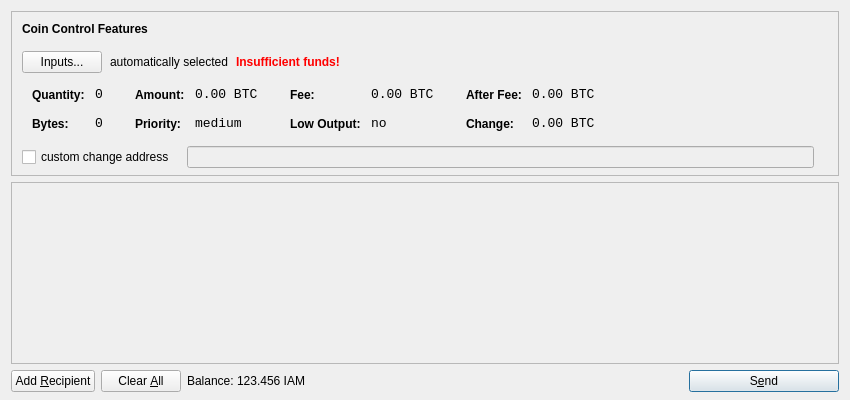
<?xml version="1.0" encoding="UTF-8"?>
<ui version="4.0">
 <class>SendCoinsDialog</class>
 <widget class="QDialog" name="SendCoinsDialog">
  <property name="geometry">
   <rect>
    <x>0</x>
    <y>0</y>
    <width>850</width>
    <height>400</height>
   </rect>
  </property>
  <property name="windowTitle">
   <string>Send Coins</string>
  </property>
  <layout class="QVBoxLayout" name="verticalLayout" stretch="0,1,0">
   <property name="bottomMargin">
    <number>8</number>
   </property>
   <item>
    <widget class="QFrame" name="frameCoinControl">
     <property name="sizePolicy">
      <sizepolicy hsizetype="Expanding" vsizetype="Expanding">
       <horstretch>0</horstretch>
       <verstretch>0</verstretch>
      </sizepolicy>
     </property>
     <property name="maximumSize">
      <size>
       <width>16777215</width>
       <height>16777215</height>
      </size>
     </property>
     <property name="frameShape">
      <enum>QFrame::StyledPanel</enum>
     </property>
     <property name="frameShadow">
      <enum>QFrame::Sunken</enum>
     </property>
     <layout class="QVBoxLayout" name="verticalLayoutCoinControl2">
      <property name="spacing">
       <number>-1</number>
      </property>
      <property name="leftMargin">
       <number>0</number>
      </property>
      <property name="topMargin">
       <number>0</number>
      </property>
      <property name="rightMargin">
       <number>0</number>
      </property>
      <property name="bottomMargin">
       <number>6</number>
      </property>
      <item>
       <layout class="QVBoxLayout" name="verticalLayoutCoinControl" stretch="0,0,0,0,1">
        <property name="spacing">
         <number>0</number>
        </property>
        <property name="leftMargin">
         <number>10</number>
        </property>
        <property name="topMargin">
         <number>10</number>
        </property>
        <item>
         <layout class="QHBoxLayout" name="horizontalLayoutCoinControl1">
          <property name="bottomMargin">
           <number>15</number>
          </property>
          <item>
           <widget class="QLabel" name="labelCoinControlFeatures">
            <property name="sizePolicy">
             <sizepolicy hsizetype="Preferred" vsizetype="Maximum">
              <horstretch>0</horstretch>
              <verstretch>0</verstretch>
             </sizepolicy>
            </property>
            <property name="font">
             <font>
              <weight>75</weight>
              <bold>true</bold>
             </font>
            </property>
            <property name="styleSheet">
             <string notr="true">font-weight:bold;</string>
            </property>
            <property name="text">
             <string>Coin Control Features</string>
            </property>
           </widget>
          </item>
         </layout>
        </item>
        <item>
         <layout class="QHBoxLayout" name="horizontalLayoutCoinControl2" stretch="0,0,0,0">
          <property name="spacing">
           <number>8</number>
          </property>
          <property name="bottomMargin">
           <number>10</number>
          </property>
          <item>
           <widget class="QPushButton" name="pushButtonCoinControl">
            <property name="styleSheet">
             <string notr="true"/>
            </property>
            <property name="text">
             <string>Inputs...</string>
            </property>
           </widget>
          </item>
          <item>
           <widget class="QLabel" name="labelCoinControlAutomaticallySelected">
            <property name="text">
             <string>automatically selected</string>
            </property>
            <property name="margin">
             <number>5</number>
            </property>
           </widget>
          </item>
          <item>
           <widget class="QLabel" name="labelCoinControlInsuffFunds">
            <property name="font">
             <font>
              <weight>75</weight>
              <bold>true</bold>
             </font>
            </property>
            <property name="styleSheet">
             <string notr="true">color:red;font-weight:bold;</string>
            </property>
            <property name="text">
             <string>Insufficient funds!</string>
            </property>
            <property name="margin">
             <number>5</number>
            </property>
           </widget>
          </item>
          <item>
           <spacer name="horizontalSpacerCoinControl">
            <property name="orientation">
             <enum>Qt::Horizontal</enum>
            </property>
            <property name="sizeHint" stdset="0">
             <size>
              <width>40</width>
              <height>1</height>
             </size>
            </property>
           </spacer>
          </item>
         </layout>
        </item>
        <item>
         <widget class="QWidget" name="widgetCoinControl" native="true">
          <property name="sizePolicy">
           <sizepolicy hsizetype="Preferred" vsizetype="Preferred">
            <horstretch>0</horstretch>
            <verstretch>0</verstretch>
           </sizepolicy>
          </property>
          <property name="minimumSize">
           <size>
            <width>0</width>
            <height>0</height>
           </size>
          </property>
          <property name="styleSheet">
           <string notr="true"/>
          </property>
          <layout class="QHBoxLayout" name="horizontalLayoutCoinControl5">
           <property name="margin">
            <number>0</number>
           </property>
           <item>
            <layout class="QHBoxLayout" name="horizontalLayoutCoinControl3" stretch="0,0,0,1">
             <property name="spacing">
              <number>20</number>
             </property>
             <property name="topMargin">
              <number>0</number>
             </property>
             <property name="bottomMargin">
              <number>10</number>
             </property>
             <item>
              <layout class="QFormLayout" name="formLayoutCoinControl1">
               <property name="horizontalSpacing">
                <number>10</number>
               </property>
               <property name="verticalSpacing">
                <number>14</number>
               </property>
               <property name="leftMargin">
                <number>10</number>
               </property>
               <property name="topMargin">
                <number>4</number>
               </property>
               <property name="rightMargin">
                <number>6</number>
               </property>
               <item row="0" column="0">
                <widget class="QLabel" name="labelCoinControlQuantityText">
                 <property name="styleSheet">
                  <string notr="true">font-weight:bold;</string>
                 </property>
                 <property name="text">
                  <string>Quantity:</string>
                 </property>
                 <property name="margin">
                  <number>0</number>
                 </property>
                </widget>
               </item>
               <item row="0" column="1">
                <widget class="QLabel" name="labelCoinControlQuantity">
                 <property name="font">
                  <font>
                   <family>Monospace</family>
                   <pointsize>10</pointsize>
                  </font>
                 </property>
                 <property name="cursor">
                  <cursorShape>IBeamCursor</cursorShape>
                 </property>
                 <property name="contextMenuPolicy">
                  <enum>Qt::ActionsContextMenu</enum>
                 </property>
                 <property name="text">
                  <string notr="true">0</string>
                 </property>
                 <property name="margin">
                  <number>0</number>
                 </property>
                 <property name="textInteractionFlags">
                  <set>Qt::LinksAccessibleByMouse|Qt::TextSelectableByKeyboard|Qt::TextSelectableByMouse</set>
                 </property>
                </widget>
               </item>
               <item row="1" column="0">
                <widget class="QLabel" name="labelCoinControlBytesText">
                 <property name="styleSheet">
                  <string notr="true">font-weight:bold;</string>
                 </property>
                 <property name="text">
                  <string>Bytes:</string>
                 </property>
                </widget>
               </item>
               <item row="1" column="1">
                <widget class="QLabel" name="labelCoinControlBytes">
                 <property name="font">
                  <font>
                   <family>Monospace</family>
                   <pointsize>10</pointsize>
                  </font>
                 </property>
                 <property name="cursor">
                  <cursorShape>IBeamCursor</cursorShape>
                 </property>
                 <property name="contextMenuPolicy">
                  <enum>Qt::ActionsContextMenu</enum>
                 </property>
                 <property name="text">
                  <string notr="true">0</string>
                 </property>
                 <property name="textInteractionFlags">
                  <set>Qt::LinksAccessibleByMouse|Qt::TextSelectableByKeyboard|Qt::TextSelectableByMouse</set>
                 </property>
                </widget>
               </item>
              </layout>
             </item>
             <item>
              <layout class="QFormLayout" name="formLayoutCoinControl2">
               <property name="horizontalSpacing">
                <number>10</number>
               </property>
               <property name="verticalSpacing">
                <number>14</number>
               </property>
               <property name="leftMargin">
                <number>6</number>
               </property>
               <property name="topMargin">
                <number>4</number>
               </property>
               <property name="rightMargin">
                <number>6</number>
               </property>
               <item row="0" column="0">
                <widget class="QLabel" name="labelCoinControlAmountText">
                 <property name="styleSheet">
                  <string notr="true">font-weight:bold;</string>
                 </property>
                 <property name="text">
                  <string>Amount:</string>
                 </property>
                 <property name="margin">
                  <number>0</number>
                 </property>
                </widget>
               </item>
               <item row="0" column="1">
                <widget class="QLabel" name="labelCoinControlAmount">
                 <property name="font">
                  <font>
                   <family>Monospace</family>
                   <pointsize>10</pointsize>
                  </font>
                 </property>
                 <property name="cursor">
                  <cursorShape>IBeamCursor</cursorShape>
                 </property>
                 <property name="contextMenuPolicy">
                  <enum>Qt::ActionsContextMenu</enum>
                 </property>
                 <property name="text">
                  <string notr="true">0.00 BTC</string>
                 </property>
                 <property name="textInteractionFlags">
                  <set>Qt::LinksAccessibleByMouse|Qt::TextSelectableByKeyboard|Qt::TextSelectableByMouse</set>
                 </property>
                </widget>
               </item>
               <item row="1" column="0">
                <widget class="QLabel" name="labelCoinControlPriorityText">
                 <property name="styleSheet">
                  <string notr="true">font-weight:bold;</string>
                 </property>
                 <property name="text">
                  <string>Priority:</string>
                 </property>
                </widget>
               </item>
               <item row="1" column="1">
                <widget class="QLabel" name="labelCoinControlPriority">
                 <property name="font">
                  <font>
                   <family>Monospace</family>
                   <pointsize>10</pointsize>
                  </font>
                 </property>
                 <property name="cursor">
                  <cursorShape>IBeamCursor</cursorShape>
                 </property>
                 <property name="contextMenuPolicy">
                  <enum>Qt::ActionsContextMenu</enum>
                 </property>
                 <property name="text">
                  <string>medium</string>
                 </property>
                 <property name="textInteractionFlags">
                  <set>Qt::LinksAccessibleByMouse|Qt::TextSelectableByKeyboard|Qt::TextSelectableByMouse</set>
                 </property>
                </widget>
               </item>
              </layout>
             </item>
             <item>
              <layout class="QFormLayout" name="formLayoutCoinControl3">
               <property name="horizontalSpacing">
                <number>10</number>
               </property>
               <property name="verticalSpacing">
                <number>14</number>
               </property>
               <property name="leftMargin">
                <number>6</number>
               </property>
               <property name="topMargin">
                <number>4</number>
               </property>
               <property name="rightMargin">
                <number>6</number>
               </property>
               <item row="0" column="0">
                <widget class="QLabel" name="labelCoinControlFeeText">
                 <property name="styleSheet">
                  <string notr="true">font-weight:bold;</string>
                 </property>
                 <property name="text">
                  <string>Fee:</string>
                 </property>
                 <property name="margin">
                  <number>0</number>
                 </property>
                </widget>
               </item>
               <item row="0" column="1">
                <widget class="QLabel" name="labelCoinControlFee">
                 <property name="font">
                  <font>
                   <family>Monospace</family>
                   <pointsize>10</pointsize>
                  </font>
                 </property>
                 <property name="cursor">
                  <cursorShape>IBeamCursor</cursorShape>
                 </property>
                 <property name="contextMenuPolicy">
                  <enum>Qt::ActionsContextMenu</enum>
                 </property>
                 <property name="text">
                  <string notr="true">0.00 BTC</string>
                 </property>
                 <property name="textInteractionFlags">
                  <set>Qt::LinksAccessibleByMouse|Qt::TextSelectableByKeyboard|Qt::TextSelectableByMouse</set>
                 </property>
                </widget>
               </item>
               <item row="1" column="0">
                <widget class="QLabel" name="labelCoinControlLowOutputText">
                 <property name="styleSheet">
                  <string notr="true">font-weight:bold;</string>
                 </property>
                 <property name="text">
                  <string>Low Output:</string>
                 </property>
                </widget>
               </item>
               <item row="1" column="1">
                <widget class="QLabel" name="labelCoinControlLowOutput">
                 <property name="font">
                  <font>
                   <family>Monospace</family>
                   <pointsize>10</pointsize>
                  </font>
                 </property>
                 <property name="cursor">
                  <cursorShape>IBeamCursor</cursorShape>
                 </property>
                 <property name="contextMenuPolicy">
                  <enum>Qt::ActionsContextMenu</enum>
                 </property>
                 <property name="text">
                  <string>no</string>
                 </property>
                 <property name="textInteractionFlags">
                  <set>Qt::LinksAccessibleByMouse|Qt::TextSelectableByKeyboard|Qt::TextSelectableByMouse</set>
                 </property>
                </widget>
               </item>
              </layout>
             </item>
             <item>
              <layout class="QFormLayout" name="formLayoutCoinControl4">
               <property name="horizontalSpacing">
                <number>10</number>
               </property>
               <property name="verticalSpacing">
                <number>14</number>
               </property>
               <property name="leftMargin">
                <number>6</number>
               </property>
               <property name="topMargin">
                <number>4</number>
               </property>
               <property name="rightMargin">
                <number>6</number>
               </property>
               <item row="0" column="0">
                <widget class="QLabel" name="labelCoinControlAfterFeeText">
                 <property name="styleSheet">
                  <string notr="true">font-weight:bold;</string>
                 </property>
                 <property name="text">
                  <string>After Fee:</string>
                 </property>
                 <property name="margin">
                  <number>0</number>
                 </property>
                </widget>
               </item>
               <item row="0" column="1">
                <widget class="QLabel" name="labelCoinControlAfterFee">
                 <property name="font">
                  <font>
                   <family>Monospace</family>
                   <pointsize>10</pointsize>
                  </font>
                 </property>
                 <property name="cursor">
                  <cursorShape>IBeamCursor</cursorShape>
                 </property>
                 <property name="contextMenuPolicy">
                  <enum>Qt::ActionsContextMenu</enum>
                 </property>
                 <property name="text">
                  <string notr="true">0.00 BTC</string>
                 </property>
                 <property name="textInteractionFlags">
                  <set>Qt::LinksAccessibleByMouse|Qt::TextSelectableByKeyboard|Qt::TextSelectableByMouse</set>
                 </property>
                </widget>
               </item>
               <item row="1" column="0">
                <widget class="QLabel" name="labelCoinControlChangeText">
                 <property name="styleSheet">
                  <string notr="true">font-weight:bold;</string>
                 </property>
                 <property name="text">
                  <string>Change:</string>
                 </property>
                </widget>
               </item>
               <item row="1" column="1">
                <widget class="QLabel" name="labelCoinControlChange">
                 <property name="font">
                  <font>
                   <family>Monospace</family>
                   <pointsize>10</pointsize>
                  </font>
                 </property>
                 <property name="cursor">
                  <cursorShape>IBeamCursor</cursorShape>
                 </property>
                 <property name="contextMenuPolicy">
                  <enum>Qt::ActionsContextMenu</enum>
                 </property>
                 <property name="text">
                  <string notr="true">0.00 BTC</string>
                 </property>
                 <property name="textInteractionFlags">
                  <set>Qt::LinksAccessibleByMouse|Qt::TextSelectableByKeyboard|Qt::TextSelectableByMouse</set>
                 </property>
                </widget>
               </item>
              </layout>
             </item>
            </layout>
           </item>
          </layout>
         </widget>
        </item>
        <item>
         <layout class="QHBoxLayout" name="horizontalLayoutCoinControl4" stretch="0,0,0">
          <property name="spacing">
           <number>12</number>
          </property>
          <property name="sizeConstraint">
           <enum>QLayout::SetDefaultConstraint</enum>
          </property>
          <property name="topMargin">
           <number>5</number>
          </property>
          <property name="rightMargin">
           <number>5</number>
          </property>
          <item>
           <widget class="QCheckBox" name="checkBoxCoinControlChange">
            <property name="text">
             <string>custom change address</string>
            </property>
           </widget>
          </item>
          <item>
           <widget class="QLineEdit" name="lineEditCoinControlChange">
            <property name="enabled">
             <bool>false</bool>
            </property>
            <property name="sizePolicy">
             <sizepolicy hsizetype="Expanding" vsizetype="Fixed">
              <horstretch>0</horstretch>
              <verstretch>0</verstretch>
             </sizepolicy>
            </property>
           </widget>
          </item>
          <item>
           <widget class="QLabel" name="labelCoinControlChangeLabel">
            <property name="sizePolicy">
             <sizepolicy hsizetype="Preferred" vsizetype="Expanding">
              <horstretch>0</horstretch>
              <verstretch>0</verstretch>
             </sizepolicy>
            </property>
            <property name="minimumSize">
             <size>
              <width>0</width>
              <height>0</height>
             </size>
            </property>
            <property name="text">
             <string/>
            </property>
            <property name="margin">
             <number>3</number>
            </property>
           </widget>
          </item>
         </layout>
        </item>
        <item>
         <spacer name="verticalSpacerCoinControl">
          <property name="orientation">
           <enum>Qt::Vertical</enum>
          </property>
          <property name="sizeHint" stdset="0">
           <size>
            <width>800</width>
            <height>1</height>
           </size>
          </property>
         </spacer>
        </item>
       </layout>
      </item>
     </layout>
    </widget>
   </item>
   <item>
    <widget class="QScrollArea" name="scrollArea">
     <property name="widgetResizable">
      <bool>true</bool>
     </property>
     <widget class="QWidget" name="scrollAreaWidgetContents">
      <property name="geometry">
       <rect>
        <x>0</x>
        <y>0</y>
        <width>830</width>
        <height>165</height>
       </rect>
      </property>
      <layout class="QVBoxLayout" name="verticalLayout_2">
       <property name="margin">
        <number>0</number>
       </property>
       <item>
        <layout class="QVBoxLayout" name="entries">
         <property name="spacing">
          <number>6</number>
         </property>
        </layout>
       </item>
       <item>
        <spacer name="verticalSpacer">
         <property name="orientation">
          <enum>Qt::Vertical</enum>
         </property>
         <property name="sizeHint" stdset="0">
          <size>
           <width>20</width>
           <height>40</height>
          </size>
         </property>
        </spacer>
       </item>
      </layout>
     </widget>
    </widget>
   </item>
   <item>
    <layout class="QHBoxLayout" name="horizontalLayout">
     <item>
      <widget class="QPushButton" name="addButton">
       <property name="toolTip">
        <string>Send to multiple recipients at once</string>
       </property>
       <property name="text">
        <string>Add &amp;Recipient</string>
       </property>
       <property name="icon">
        <iconset resource="../bitcoin.qrc">
         <normaloff>:/icons/add</normaloff>:/icons/add</iconset>
       </property>
       <property name="autoDefault">
        <bool>false</bool>
       </property>
      </widget>
     </item>
     <item>
      <widget class="QPushButton" name="clearButton">
       <property name="sizePolicy">
        <sizepolicy hsizetype="Minimum" vsizetype="Fixed">
         <horstretch>0</horstretch>
         <verstretch>0</verstretch>
        </sizepolicy>
       </property>
       <property name="toolTip">
        <string>Remove all transaction fields</string>
       </property>
       <property name="text">
        <string>Clear &amp;All</string>
       </property>
       <property name="icon">
        <iconset resource="../bitcoin.qrc">
         <normaloff>:/icons/remove</normaloff>:/icons/remove</iconset>
       </property>
       <property name="autoRepeatDelay">
        <number>300</number>
       </property>
       <property name="autoDefault">
        <bool>false</bool>
       </property>
      </widget>
     </item>
     <item>
      <layout class="QHBoxLayout" name="horizontalLayout_2">
       <property name="spacing">
        <number>3</number>
       </property>
       <item>
        <widget class="QLabel" name="label">
         <property name="text">
          <string>Balance:</string>
         </property>
        </widget>
       </item>
       <item>
        <widget class="QLabel" name="labelBalance">
         <property name="cursor">
          <cursorShape>IBeamCursor</cursorShape>
         </property>
         <property name="text">
          <string>123.456 IAM</string>
         </property>
         <property name="textInteractionFlags">
          <set>Qt::LinksAccessibleByMouse|Qt::TextSelectableByKeyboard|Qt::TextSelectableByMouse</set>
         </property>
        </widget>
       </item>
      </layout>
     </item>
     <item>
      <spacer name="horizontalSpacer">
       <property name="orientation">
        <enum>Qt::Horizontal</enum>
       </property>
       <property name="sizeHint" stdset="0">
        <size>
         <width>40</width>
         <height>20</height>
        </size>
       </property>
      </spacer>
     </item>
     <item>
      <widget class="QPushButton" name="sendButton">
       <property name="minimumSize">
        <size>
         <width>150</width>
         <height>0</height>
        </size>
       </property>
       <property name="toolTip">
        <string>Confirm the send action</string>
       </property>
       <property name="text">
        <string>S&amp;end</string>
       </property>
       <property name="icon">
        <iconset resource="../bitcoin.qrc">
         <normaloff>:/icons/send</normaloff>:/icons/send</iconset>
       </property>
       <property name="default">
        <bool>true</bool>
       </property>
      </widget>
     </item>
    </layout>
   </item>
  </layout>
 </widget>
 <resources>
  <include location="../bitcoin.qrc"/>
 </resources>
 <connections/>
</ui>
